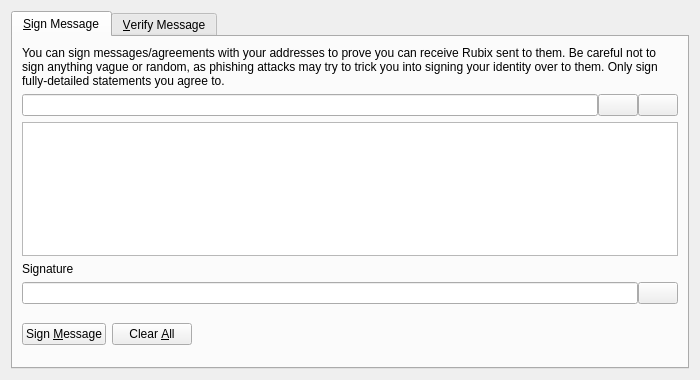
<?xml version="1.0" encoding="UTF-8"?>
<ui version="4.0">
 <class>SignVerifyMessageDialog</class>
 <widget class="QDialog" name="SignVerifyMessageDialog">
  <property name="geometry">
   <rect>
    <x>0</x>
    <y>0</y>
    <width>700</width>
    <height>380</height>
   </rect>
  </property>
  <property name="windowTitle">
   <string>Signatures - Sign / Verify a Message</string>
  </property>
  <property name="modal">
   <bool>true</bool>
  </property>
  <layout class="QVBoxLayout" name="verticalLayout">
   <item>
    <widget class="QTabWidget" name="tabWidget">
     <property name="currentIndex">
      <number>0</number>
     </property>
     <widget class="QWidget" name="tabSignMessage">
      <attribute name="title">
       <string>&amp;Sign Message</string>
      </attribute>
      <layout class="QVBoxLayout" name="verticalLayout_SM">
       <item>
        <widget class="QLabel" name="infoLabel_SM">
         <property name="text">
          <string>You can sign messages/agreements with your addresses to prove you can receive Rubix sent to them. Be careful not to sign anything vague or random, as phishing attacks may try to trick you into signing your identity over to them. Only sign fully-detailed statements you agree to.</string>
         </property>
         <property name="textFormat">
          <enum>Qt::PlainText</enum>
         </property>
         <property name="wordWrap">
          <bool>true</bool>
         </property>
        </widget>
       </item>
       <item>
        <layout class="QHBoxLayout" name="horizontalLayout_1_SM">
         <property name="spacing">
          <number>0</number>
         </property>
         <item>
          <widget class="QValidatedLineEdit" name="addressIn_SM">
           <property name="toolTip">
            <string>The Rubix address to sign the message with</string>
           </property>
          </widget>
         </item>
         <item>
          <widget class="QPushButton" name="addressBookButton_SM">
           <property name="toolTip">
            <string>Choose previously used address</string>
           </property>
           <property name="text">
            <string/>
           </property>
           <property name="icon">
            <iconset resource="../bitcoin.qrc">
             <normaloff>:/icons/address-book</normaloff>:/icons/address-book</iconset>
           </property>
           <property name="shortcut">
            <string>Alt+A</string>
           </property>
           <property name="autoDefault">
            <bool>false</bool>
           </property>
          </widget>
         </item>
         <item>
          <widget class="QPushButton" name="pasteButton_SM">
           <property name="toolTip">
            <string>Paste address from clipboard</string>
           </property>
           <property name="text">
            <string/>
           </property>
           <property name="icon">
            <iconset resource="../bitcoin.qrc">
             <normaloff>:/icons/editpaste</normaloff>:/icons/editpaste</iconset>
           </property>
           <property name="shortcut">
            <string>Alt+P</string>
           </property>
           <property name="autoDefault">
            <bool>false</bool>
           </property>
          </widget>
         </item>
        </layout>
       </item>
       <item>
        <widget class="QPlainTextEdit" name="messageIn_SM">
         <property name="toolTip">
          <string>Enter the message you want to sign here</string>
         </property>
        </widget>
       </item>
       <item>
        <widget class="QLabel" name="signatureLabel_SM">
         <property name="text">
          <string>Signature</string>
         </property>
         <property name="textFormat">
          <enum>Qt::PlainText</enum>
         </property>
        </widget>
       </item>
       <item>
        <layout class="QHBoxLayout" name="horizontalLayout_2_SM">
         <property name="spacing">
          <number>0</number>
         </property>
         <item>
          <widget class="QLineEdit" name="signatureOut_SM">
           <property name="font">
            <font>
             <italic>true</italic>
            </font>
           </property>
           <property name="readOnly">
            <bool>true</bool>
           </property>
          </widget>
         </item>
         <item>
          <widget class="QPushButton" name="copySignatureButton_SM">
           <property name="toolTip">
            <string>Copy the current signature to the system clipboard</string>
           </property>
           <property name="text">
            <string/>
           </property>
           <property name="icon">
            <iconset resource="../bitcoin.qrc">
             <normaloff>:/icons/editcopy</normaloff>:/icons/editcopy</iconset>
           </property>
           <property name="autoDefault">
            <bool>false</bool>
           </property>
          </widget>
         </item>
        </layout>
       </item>
       <item>
        <layout class="QHBoxLayout" name="horizontalLayout_3_SM">
         <item>
          <widget class="QPushButton" name="signMessageButton_SM">
           <property name="toolTip">
            <string>Sign the message to prove you own this Rubix address</string>
           </property>
           <property name="text">
            <string>Sign &amp;Message</string>
           </property>
           <property name="icon">
            <iconset resource="../bitcoin.qrc">
             <normaloff>:/icons/edit</normaloff>:/icons/edit</iconset>
           </property>
           <property name="autoDefault">
            <bool>false</bool>
           </property>
          </widget>
         </item>
         <item>
          <widget class="QPushButton" name="clearButton_SM">
           <property name="toolTip">
            <string>Reset all sign message fields</string>
           </property>
           <property name="text">
            <string>Clear &amp;All</string>
           </property>
           <property name="icon">
            <iconset resource="../bitcoin.qrc">
             <normaloff>:/icons/remove</normaloff>:/icons/remove</iconset>
           </property>
           <property name="autoDefault">
            <bool>false</bool>
           </property>
          </widget>
         </item>
         <item>
          <spacer name="horizontalSpacer_1_SM">
           <property name="orientation">
            <enum>Qt::Horizontal</enum>
           </property>
           <property name="sizeHint" stdset="0">
            <size>
             <width>40</width>
             <height>48</height>
            </size>
           </property>
          </spacer>
         </item>
         <item>
          <widget class="QLabel" name="statusLabel_SM">
           <property name="font">
            <font>
             <weight>75</weight>
             <bold>true</bold>
            </font>
           </property>
           <property name="text">
            <string/>
           </property>
           <property name="wordWrap">
            <bool>true</bool>
           </property>
          </widget>
         </item>
         <item>
          <spacer name="horizontalSpacer_2_SM">
           <property name="orientation">
            <enum>Qt::Horizontal</enum>
           </property>
           <property name="sizeHint" stdset="0">
            <size>
             <width>40</width>
             <height>48</height>
            </size>
           </property>
          </spacer>
         </item>
        </layout>
       </item>
      </layout>
     </widget>
     <widget class="QWidget" name="tabVerifyMessage">
      <attribute name="title">
       <string>&amp;Verify Message</string>
      </attribute>
      <layout class="QVBoxLayout" name="verticalLayout_VM">
       <item>
        <widget class="QLabel" name="infoLabel_VM">
         <property name="text">
          <string>Enter the receiver's address, message (ensure you copy line breaks, spaces, tabs, etc. exactly) and signature below to verify the message. Be careful not to read more into the signature than what is in the signed message itself, to avoid being tricked by a man-in-the-middle attack. Note that this only proves the signing party receives with the address, it cannot prove sendership of any transaction!</string>
         </property>
         <property name="textFormat">
          <enum>Qt::PlainText</enum>
         </property>
         <property name="alignment">
          <set>Qt::AlignLeading|Qt::AlignLeft|Qt::AlignTop</set>
         </property>
         <property name="wordWrap">
          <bool>true</bool>
         </property>
        </widget>
       </item>
       <item>
        <layout class="QHBoxLayout" name="horizontalLayout_1_VM">
         <property name="spacing">
          <number>0</number>
         </property>
         <item>
          <widget class="QValidatedLineEdit" name="addressIn_VM">
           <property name="toolTip">
            <string>The Rubix address the message was signed with</string>
           </property>
          </widget>
         </item>
         <item>
          <widget class="QPushButton" name="addressBookButton_VM">
           <property name="toolTip">
            <string>Choose previously used address</string>
           </property>
           <property name="text">
            <string/>
           </property>
           <property name="icon">
            <iconset resource="../bitcoin.qrc">
             <normaloff>:/icons/address-book</normaloff>:/icons/address-book</iconset>
           </property>
           <property name="shortcut">
            <string>Alt+A</string>
           </property>
           <property name="autoDefault">
            <bool>false</bool>
           </property>
          </widget>
         </item>
        </layout>
       </item>
       <item>
        <widget class="QPlainTextEdit" name="messageIn_VM"/>
       </item>
       <item>
        <widget class="QValidatedLineEdit" name="signatureIn_VM"/>
       </item>
       <item>
        <layout class="QHBoxLayout" name="horizontalLayout_2_VM">
         <item>
          <widget class="QPushButton" name="verifyMessageButton_VM">
           <property name="toolTip">
            <string>Verify the message to ensure it was signed with the specified Rubix address</string>
           </property>
           <property name="text">
            <string>Verify &amp;Message</string>
           </property>
           <property name="icon">
            <iconset resource="../bitcoin.qrc">
             <normaloff>:/icons/transaction_0</normaloff>:/icons/transaction_0</iconset>
           </property>
           <property name="autoDefault">
            <bool>false</bool>
           </property>
          </widget>
         </item>
         <item>
          <widget class="QPushButton" name="clearButton_VM">
           <property name="toolTip">
            <string>Reset all verify message fields</string>
           </property>
           <property name="text">
            <string>Clear &amp;All</string>
           </property>
           <property name="icon">
            <iconset resource="../bitcoin.qrc">
             <normaloff>:/icons/remove</normaloff>:/icons/remove</iconset>
           </property>
           <property name="autoDefault">
            <bool>false</bool>
           </property>
          </widget>
         </item>
         <item>
          <spacer name="horizontalSpacer_1_VM">
           <property name="orientation">
            <enum>Qt::Horizontal</enum>
           </property>
           <property name="sizeHint" stdset="0">
            <size>
             <width>40</width>
             <height>48</height>
            </size>
           </property>
          </spacer>
         </item>
         <item>
          <widget class="QLabel" name="statusLabel_VM">
           <property name="font">
            <font>
             <weight>75</weight>
             <bold>true</bold>
            </font>
           </property>
           <property name="text">
            <string/>
           </property>
           <property name="wordWrap">
            <bool>true</bool>
           </property>
          </widget>
         </item>
         <item>
          <spacer name="horizontalSpacer_2_VM">
           <property name="orientation">
            <enum>Qt::Horizontal</enum>
           </property>
           <property name="sizeHint" stdset="0">
            <size>
             <width>40</width>
             <height>48</height>
            </size>
           </property>
          </spacer>
         </item>
        </layout>
       </item>
      </layout>
     </widget>
    </widget>
   </item>
  </layout>
 </widget>
 <customwidgets>
  <customwidget>
   <class>QValidatedLineEdit</class>
   <extends>QLineEdit</extends>
   <header>qt/qvalidatedlineedit.h</header>
  </customwidget>
 </customwidgets>
 <resources>
  <include location="../bitcoin.qrc"/>
 </resources>
 <connections/>
</ui>
